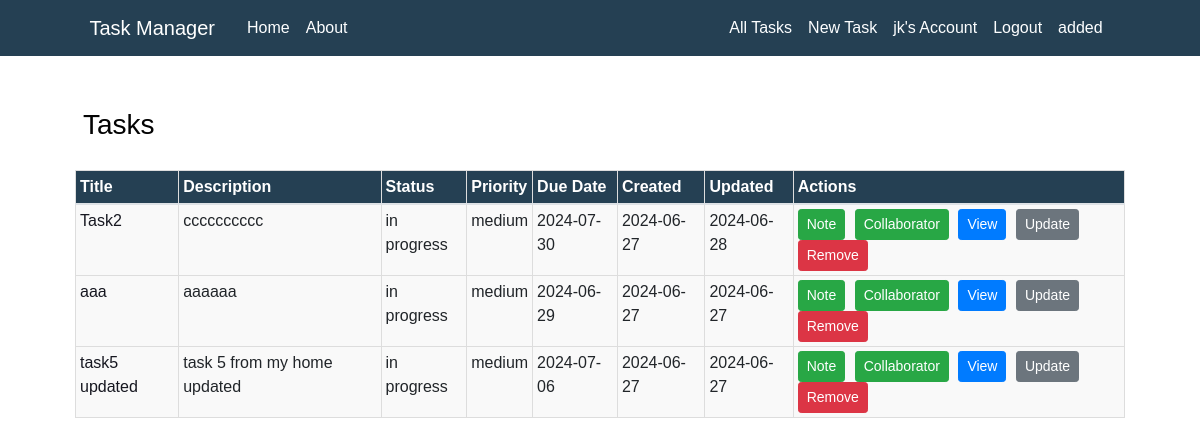
/tasks (signed in), run on an earlier commit of the app's database.
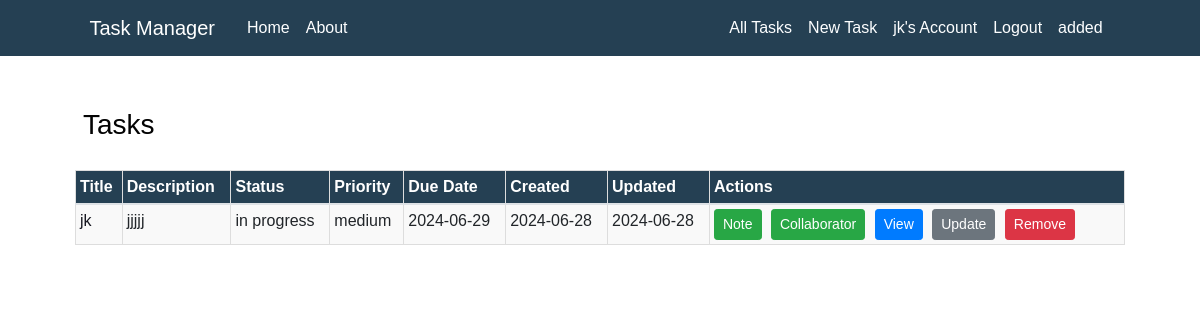
And on a later commit of the database.
### TaskManager/models.py (models this page shows, shortened)
class User(db.Model, UserMixin):
    id = db.Column(db.Integer, primary_key=True)
    username = db.Column(db.String(50), unique=True, nullable=False)
    email = db.Column(db.String(100), unique=True, nullable=False)
    password = db.Column(db.String(255), nullable=False)
    date_joined = db.Column(db.DateTime, default=datetime.now)
    last_login = db.Column(db.DateTime)
    tasks = db.relationship('Task', backref='user', lazy=True)
    task_collaborators = db.relationship('TaskCollaborator', backref='user', lazy=True)

class Task(db.Model):
    id = db.Column(db.Integer, primary_key=True)
    user_id = db.Column(db.Integer, db.ForeignKey('user.id'), nullable=False)
    title = db.Column(db.String(255), nullable=False)
    description = db.Column(db.Text)
    status = db.Column(db.Enum('in progress', 'completed', 'pending'), default='in progress')
    priority = db.Column(db.Enum('low', 'medium', 'high'), default='medium')
    due_date = db.Column(db.DateTime, default=datetime.utcnow)
    created_at = db.Column(db.DateTime, default=datetime.utcnow)
    updated_at = db.Column(db.DateTime, default=datetime.utcnow, onupdate=datetime.utcnow)
    notes = db.relationship(
        'Note', backref='task', lazy=True, cascade='all, delete-orphan')
    task_collaborators = db.relationship(
        'TaskCollaborator', backref='task', lazy=True, cascade='all, delete-orphan')

### TaskManager/routes.py (the view)
@app.route("/tasks")
@login_required
def all_tasks():
    tasks = current_user.tasks
    return render_template('all_tasks.html', tasks=tasks)

### TaskManager/models.py (called while the page is built)
@login_manager.user_loader
def load_user(user_id):
    return User.query.get(int(user_id))

### TaskManager/templates/all_tasks.html (shortened to what this page needs)
{% extends "layout.html" %}
{% import 'macros.html' as macros %}
{% block content %}
    <h3 class="content-section">Tasks</h3>
    <table class="table table-bordered">
        <thead class="bg-steel">
            <tr>
                <th>Title</th>
                <th>Description</th>
                <th>Status</th>
                <th>Priority</th>
                <th>Due Date</th>
                <th>Created</th>
                <th>Updated</th>
                <th>Actions</th>
            </tr>
        </thead>
        <tbody>
            {% for task in tasks %}
                <tr>
                    <td class="article-title">{{ task.title }}</td>
                    <td class="article-content">{{ task.description }}</td>
                    <td>{{ task.status }}</td>
                    <td>{{ task.priority }}</td>
                    <td>{{ task.due_date.strftime('%Y-%m-%d') }}</td>
                    <td>{{ task.created_at.strftime('%Y-%m-%d') }}</td>
                    <td>{{ task.updated_at.strftime('%Y-%m-%d') }}</td>
                    <td class="table-actions">
                        <a href="{{ url_for('new_note', task_id=task.id) }}" class="btn btn-success btn-sm">
                             Note
                        </a>
                        <a href="{{ url_for('new_collaborator', task_id=task.id) }}" class="btn btn-success btn-sm">
                             Collaborator
                        </a>
                        <a href="{{ url_for('task', task_id=task.id) }}" class="btn btn-primary btn-sm">View</a>
                        <a href="{{ url_for('update_task', task_id=task.id) }}" class="btn btn-secondary btn-sm">Update</a>
                        <button type="button" class="btn btn-danger btn-sm" data-toggle="modal" data-target="#deleteModal{{ task.id }}">
                            Remove
                        </button>
                    </td>
                </tr>
            {% endfor %}
        </tbody>
    </table>
{% endblock content %}

### TaskManager/templates/layout.html (shortened to what this page needs)
<!DOCTYPE html>
<html>
<head>
    <link rel="stylesheet" href="https://maxcdn.bootstrapcdn.com/bootstrap/4.0.0/css/bootstrap.min.css">
    <link rel="stylesheet" type="text/css" href="{{ url_for('static', filename='main.css') }}">
</head>
<body>
    <header class="site-header">
      <nav class="navbar navbar-expand-md navbar-dark bg-steel fixed-top">
        <div class="container">
          <a class="navbar-brand mr-4" href="/">Task Manager</a>
          <div class="collapse navbar-collapse" id="navbarToggle">
            <div class="navbar-nav mr-auto">
              <a class="nav-item nav-link" href="{{ url_for('home') }}">Home</a>
              <a class="nav-item nav-link" href="{{ url_for('about') }}">About</a>
            </div>
            <div class="navbar-nav">
              {% if current_user.is_authenticated %}
                <a class="nav-item nav-link" href="{{ url_for('all_tasks') }}"> All Tasks </a>
                <a class="nav-item nav-link" href="{{ url_for('new_task') }}">New Task</a>
                <a class="nav-item nav-link" href="{{ url_for('account') }}">{{ current_user.username }}'s Account</a>
                <a class="nav-item nav-link" href="{{ url_for('logout') }}">Logout</a>
                <div class="navbar-nav">
                    <a class="nav-item nav-link" href="{{ url_for('all_tasks') }}"> added </a>
                </div>
              {% else %}
                <a class="nav-item nav-link" href="{{ url_for('login') }}">Login</a>
                <a class="nav-item nav-link" href="{{ url_for('register') }}">Register</a>
              {% endif %}
            </div>
          </div>
        </div>
      </nav>
    </header>
    <main role="main" class="container">
      <div class="row">
        <div class="col-md-12">
          {% block content %}{% endblock %}
        </div>
      </div>
    </main>
  </body>
</html>

### TaskManager/static/main.css (style rules this page uses)
body { width: 100%; height: 100vh; font-family: Arial, sans-serif; background-image: url('my-main.jpg'); background-position: center; background-size: cover; position: relative; margin-top: 5rem; }
h1, h2, h3, h4, h5, h6 { color: #030303; }
.bg-steel { background-color: #254053; color: #ffffff; }
.table { width: 100%; margin: 20px 0; border-collapse:collapse; }
.table th, .table td { border: 1px solid #dddddd; padding: 4px; text-align: left; }
.table th { background-color: #254053; color: #ffffff; }
.table td { background-color: #f9f9f9; }
.table-actions a { margin-right: 5px; }
.container { width: 90%; max-width: 1200px; margin: 0 auto; }
.content-section { background: #ffffff; padding: 8px; border-radius: 2px; margin-top: 20px; }
.article-title { color: #161720; }
.article-content { white-space: pre-line; }
.site-header .navbar-nav .nav-link { color: #fdfeff; }

What changed in the data, as far as the page shows it:
removed Task: title "Task2", description "cccccccccc", status "in progress", priority "medium", due_date "2024-07-30", created_at "2024-06-27", updated_at "2024-06-28"
removed Task: title "aaa", description "aaaaaa", status "in progress", priority "medium", due_date "2024-06-29", created_at "2024-06-27", updated_at "2024-06-27"
removed Task: title "task5 updated", description "task 5 from my home updated", status "in progress", priority "medium", due_date "2024-07-06", created_at "2024-06-27", updated_at "2024-06-27"
added Task: title "jk", description "jjjjj", status "in progress", priority "medium", due_date "2024-06-29", created_at "2024-06-28", updated_at "2024-06-28"
